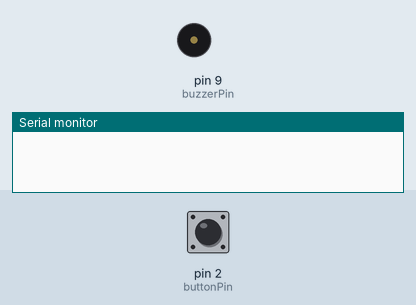
A sketch run on a simulated Arduino Uno, built with avr-gcc and run on an emulated ATmega328P. Parts: buzzer (waves = sounding), the last lines printed to the serial monitor. Inputs (shaded band) come from the test bench; at power-on: pin 2 (buttonPin) HIGH. Random numbers use the default seed unless the sketch sets one.

Above: at 1.2 s.
1.3 s: pin 2 (buttonPin) pulled LOW for 0.15 s
At 1.37 s:
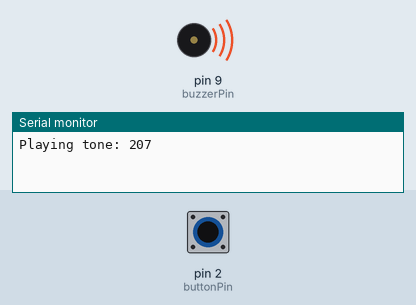
2.9 s: pin 2 (buttonPin) pulled LOW for 3.2 s
At 6.6 s:
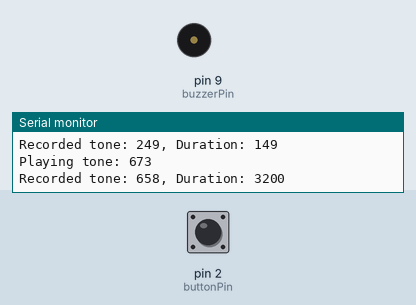
Timing chart, 0 to 8.1 s (numbered marks = the images above; inputs shaded):
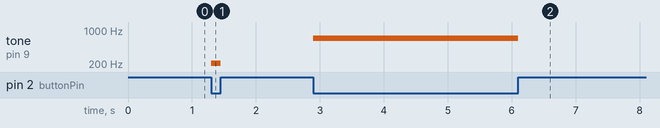

Measured:
- after the input at 1.3 s, tone on pin 9 (buzzerPin): silent → 207 Hz at once, → silent 0.15 s later
- after the input at 2.9 s, tone on pin 9 (buzzerPin): silent → 673 Hz at once, → silent 3.2 s later

The sketch:

6.s18_sequencer.ino
```cpp
const int buzzerPin = 9;    // Pin for the piezo buzzer
const int buttonPin = 2;    // Pin for the button
int buttonState = 0;

unsigned long pressStart = 0;
unsigned long pressDuration = 0;
bool isRecording = false;

// Store up to 10 notes (frequency and duration)
const int maxNotes = 10;
int frequencies[maxNotes];
int durations[maxNotes];
int noteIndex = 0;

void setup() {
  pinMode(buzzerPin, OUTPUT);
  pinMode(buttonPin, INPUT_PULLUP); // Using internal pull-up resistor
  Serial.begin(9600);
}

void loop() {
  buttonState = digitalRead(buttonPin);

  // Button pressed (active LOW since we use INPUT_PULLUP)
  if (buttonState == LOW && !isRecording) {
    pressStart = millis();
    int frequency = random(200, 1000); // Example frequency (you could add potentiometer for variation)
    tone(buzzerPin, frequency);
    isRecording = true;
    Serial.print("Playing tone: ");
    Serial.println(frequency);
  }

  // Button released
  if (buttonState == HIGH && isRecording) {
    pressDuration = millis() - pressStart;
    noTone(buzzerPin);

    // Store the frequency and duration
    if (noteIndex < maxNotes) {
      frequencies[noteIndex] = random(200, 1000); // Example stored frequency
      durations[noteIndex] = pressDuration;
      noteIndex++;
    }
    Serial.print("Recorded tone: ");
    Serial.print(frequencies[noteIndex - 1]);
    Serial.print(", Duration: ");
    Serial.println(durations[noteIndex - 1]);

    isRecording = false;
  }

  // Example playback after recording 10 notes
  if (noteIndex == maxNotes) {
    delay(2000); // Small delay before playback
    Serial.println("Playing back recorded sequence...");

    for (int i = 0; i < maxNotes; i++) {
      tone(buzzerPin, frequencies[i], durations[i]);
      delay(durations[i]);
      noTone(buzzerPin);
      delay(100); // Small delay between notes
    }

    noteIndex = 0; // Reset index after playback
  }
}
```
